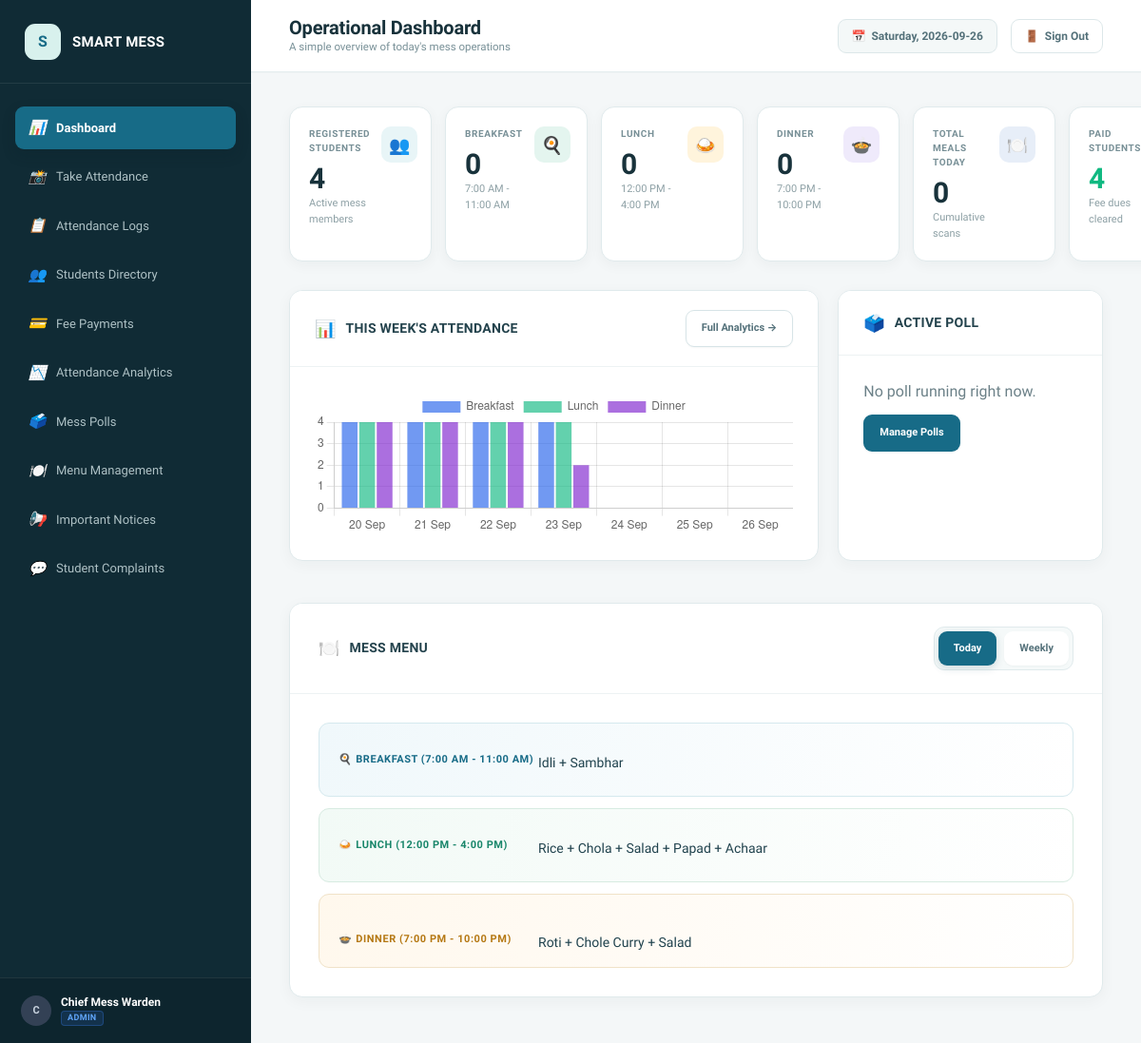
Screenshot of /admin/dashboard (signed in) with the database file from the repository.
### tables this page shows
CREATE TABLE menu (
        id INTEGER PRIMARY KEY AUTOINCREMENT,
        day_of_week TEXT NOT NULL,
        meal_type TEXT NOT NULL,
        items TEXT NOT NULL,
        special_notes TEXT,
        availability_status TEXT NOT NULL DEFAULT 'Available',
        updated_at TEXT NOT NULL,
        UNIQUE (day_of_week, meal_type)
    );

### app.py (the view, shortened to what this page needs)
@app.route("/admin/dashboard")
@admin_required
def admin_dashboard():
    conn = get_db_connection()
    cursor = conn.cursor()
    today_str = datetime.now().strftime("%Y-%m-%d")
    current_day = datetime.now().strftime("%A")
    menu_view = request.args.get("menu_view", "today")
    cursor.execute("SELECT COUNT(*) FROM students")
    total_students = cursor.fetchone()[0]
    cursor.execute("SELECT COUNT(*) FROM attendance WHERE date = ? AND meal = 'Breakfast'", (today_str,))
    today_breakfast = cursor.fetchone()[0]
    cursor.execute("SELECT COUNT(*) FROM attendance WHERE date = ? AND meal = 'Lunch'", (today_str,))
    today_lunch = cursor.fetchone()[0]
    cursor.execute("SELECT COUNT(*) FROM attendance WHERE date = ? AND meal = 'Dinner'", (today_str,))
    today_dinner = cursor.fetchone()[0]
    total_meals_today = today_breakfast + today_lunch + today_dinner
    cursor.execute("SELECT COUNT(*) FROM students WHERE payment_status = 'Paid'")
    paid_students = cursor.fetchone()[0]
    cursor.execute("SELECT COUNT(*) FROM students WHERE payment_status = 'Unpaid'")
    unpaid_students = cursor.fetchone()[0]
    cursor.execute("SELECT COUNT(*) FROM students WHERE payment_status = 'Pending'")
    pending_fee_students = cursor.fetchone()[0]
    cursor.execute("SELECT COUNT(*) FROM complaints WHERE status = 'Pending'")
    pending_complaints = cursor.fetchone()[0]
    cursor.execute("SELECT COUNT(*) FROM complaints WHERE status = 'In Progress'")
    in_progress_complaints = cursor.fetchone()[0]
    cursor.execute("SELECT COUNT(*) FROM complaints WHERE status = 'Resolved'")
    resolved_complaints = cursor.fetchone()[0]
    cursor.execute("SELECT id, title, content, priority, created_at FROM notices ORDER BY id DESC LIMIT 3")
    recent_notices = cursor.fetchall()
    days = ["Monday", "Tuesday", "Wednesday", "Thursday", "Friday", "Saturday", "Sunday"]
    weekly_menu = {}
    for day in days:
        cursor.execute("SELECT meal_type, items, special_notes, availability_status FROM menu WHERE day_of_week = ?", (day,))
        day_rows = cursor.fetchall()
        weekly_menu[day] = {row["meal_type"]: {"items": row["items"], "special_notes": row["special_notes"], "availability_status": row["availability_status"]} for row in day_rows}
    cursor.execute("SELECT meal_type, items, special_notes, availability_status FROM menu WHERE day_of_week = ?", (current_day,))
    today_menu_rows = cursor.fetchall()
    today_menu = {row["meal_type"]: {"items": row["items"], "special_notes": row["special_notes"], "availability_status": row["availability_status"]} for row in today_menu_rows}
    weekly_chart = []
    for i in range(6, -1, -1):
        day_str = (datetime.now() - timedelta(days=i)).strftime("%Y-%m-%d")
        day_label = (datetime.now() - timedelta(days=i)).strftime("%d %b")
        cursor.execute("SELECT COUNT(*) FROM attendance WHERE date = ? AND meal = 'Breakfast'", (day_str,))
        b = cursor.fetchone()[0]
        cursor.execute("SELECT COUNT(*) FROM attendance WHERE date = ? AND meal = 'Lunch'", (day_str,))
        l = cursor.fetchone()[0]
        cursor.execute("SELECT COUNT(*) FROM attendance WHERE date = ? AND meal = 'Dinner'", (day_str,))
        d = cursor.fetchone()[0]
        weekly_chart.append({"label": day_label, "breakfast": b, "lunch": l, "dinner": d})
    now_str = datetime.now().strftime("%Y-%m-%dT%H:%M")
    cursor.execute("""
    SELECT * FROM polls WHERE start_time <= ? AND end_time >= ? ORDER BY id DESC LIMIT 1
    """, (now_str, now_str))
    active_poll_row = cursor.fetchone()
    active_poll = None
    conn.close()
    return render_template(
        "admin/dashboard.html",
        total_students=total_students,
        today_breakfast=today_breakfast,
        today_lunch=today_lunch,
        today_dinner=today_dinner,
        total_meals_today=total_meals_today,
        paid_students=paid_students,
        unpaid_students=unpaid_students,
        pending_fee_students=pending_fee_students,
        pending_complaints=pending_complaints,
        in_progress_complaints=in_progress_complaints,
        resolved_complaints=resolved_complaints,
        today_menu=today_menu,
        weekly_menu=weekly_menu,
        recent_notices=recent_notices,
        menu_view=menu_view,
        days=days,
        current_day=current_day,
        weekly_chart=weekly_chart,
        active_poll=active_poll
    )

### app.py (called while the page is built)
def admin_required(f):
    @wraps(f)
    def decorated_function(*args, **kwargs):
        if "user_role" not in session or session["user_role"] != "admin":
            flash("Admin access required. Please log in as an administrator.", "warning")
            return redirect(url_for("login"))
        return f(*args, **kwargs)
    return decorated_function

@app.context_processor
def inject_global_vars():
    now = datetime.now()
    return {
        "current_year": now.year,
        "current_date": now.strftime("%Y-%m-%d"),
        "current_day": now.strftime("%A"),
        "user_role": session.get("user_role"),
        "user_name": session.get("user_name"),
        "user_id": session.get("user_id"),
        "student_id": session.get("student_id")
    }

### database.py (called while the page is built)
def get_db_connection():
    conn = sqlite3.connect(DB_PATH)
    conn.row_factory = sqlite3.Row
    conn.execute("PRAGMA foreign_keys = ON;")
    return conn

### templates/admin/dashboard.html (shortened to what this page needs)
{% extends "base.html" %}
{% block page_title %}Operational Dashboard{% endblock %}
{% block page_subtitle %}A simple overview of today's mess operations{% endblock %}
{% block content %}
<div class="metrics-grid">
  <div class="metric-card">
    <div class="metric-info">
      <h3>Registered Students</h3>
      <div class="metric-number">{{ total_students }}</div>
      <div class="metric-sub">Active mess members</div>
    </div>
    <div class="metric-icon icon-blue">👥</div>
  </div>
  <div class="metric-card">
    <div class="metric-info">
      <h3>Breakfast</h3>
      <div class="metric-number">{{ today_breakfast }}</div>
      <div class="metric-sub">7:00 AM - 11:00 AM</div>
    </div>
    <div class="metric-icon icon-emerald">🍳</div>
  </div>
  <div class="metric-card">
    <div class="metric-info">
      <h3>Lunch</h3>
      <div class="metric-number">{{ today_lunch }}</div>
      <div class="metric-sub">12:00 PM - 4:00 PM</div>
    </div>
    <div class="metric-icon icon-amber">🍛</div>
  </div>
  <div class="metric-card">
    <div class="metric-info">
      <h3>Dinner</h3>
      <div class="metric-number">{{ today_dinner }}</div>
      <div class="metric-sub">7:00 PM - 10:00 PM</div>
    </div>
    <div class="metric-icon icon-purple">🍲</div>
  </div>
  <div class="metric-card">
    <div class="metric-info">
      <h3>Total Meals Today</h3>
      <div class="metric-number">{{ total_meals_today }}</div>
      <div class="metric-sub">Cumulative scans</div>
    </div>
    <div class="metric-icon icon-indigo">🍽️</div>
  </div>
  <div class="metric-card">
    <div class="metric-info">
      <h3>Paid Students</h3>
      <div class="metric-number" style="color: var(--success);">{{ paid_students }}</div>
      <div class="metric-sub">Fee dues cleared</div>
    </div>
  </div>
</div>
<div style="display: grid; grid-template-columns: 2fr 1fr; gap: 20px; margin-bottom: 20px; align-items: stretch;">
  <div class="card">
    <div class="card-header">
      <div class="card-title">
        <span>📊</span>
        <h3>This Week's Attendance</h3>
      </div>
      <a href="{{ url_for('admin_analytics') }}" class="btn btn-secondary btn-sm">Full Analytics →</a>
    </div>
    <div class="card-body">
      <canvas id="dashWeeklyChart" height="90"></canvas>
    </div>
  </div>
  <div class="card">
    <div class="card-header">
      <div class="card-title">
        <span>🗳️</span>
        <h3>Active Poll</h3>
      </div>
    </div>
    <div class="card-body">
      {% if active_poll %}
        <p style="font-weight: 600; margin-bottom: 10px;">{{ active_poll.question }}</p>
        <div style="display:flex; gap: 16px; margin-bottom: 10px;">
          <div><span style="color: var(--success); font-size: 20px; font-weight: 700;">{{ active_poll.yes_count }}</span> <span style="color: var(--text-muted); font-size: 12px;">Yes</span></div>
          <div><span style="color: var(--danger); font-size: 20px; font-weight: 700;">{{ active_poll.no_count }}</span> <span style="color: var(--text-muted); font-size: 12px;">No</span></div>
        </div>
        <p style="color: var(--text-muted); font-size: 12px;">Ends: {{ active_poll.end_time.replace('T', ' ') }}</p>
      {% else %}
        <p style="color: var(--text-muted); margin-bottom: 12px;">No poll running right now.</p>
      {% endif %}
      <a href="{{ url_for('admin_polls') }}" class="btn btn-primary btn-sm">Manage Polls</a>
    </div>
  </div>
</div>
<div class="dashboard-menu card">
    <div class="card-header">
      <div class="card-title">
        <span>🍽️</span>
        <h3>Mess Menu</h3>
      </div>
      <div style="display:flex; gap:8px;">
        <a href="{{ url_for('admin_dashboard', menu_view='today') }}" class="btn btn-secondary btn-sm {% if menu_view == 'today' %}active{% endif %}">Today</a>
        <a href="{{ url_for('admin_dashboard', menu_view='weekly') }}" class="btn btn-secondary btn-sm {% if menu_view == 'weekly' %}active{% endif %}">Weekly</a>
      </div>
    </div>
    <div class="card-body">
      {% if menu_view == 'weekly' %}
        <div class="weekly-menu-grid">
          {% for day in days %}
            <section class="weekly-day-card">
              <div class="weekly-day-heading">
                <span class="weekly-day-dot"></span>
                <h4>{{ day }}</h4>
              </div>
              <div class="weekly-meals">
            {% for meal_name in ['Breakfast', 'Lunch', 'Dinner'] %}
              {% set meal_info = weekly_menu.get(day, {}).get(meal_name, {}) %}
              <div class="weekly-meal weekly-meal-{{ meal_name | lower }}">
                <span class="weekly-meal-icon">{% if meal_name == 'Breakfast' %}🍳{% elif meal_name == 'Lunch' %}🍛{% else %}🍲{% endif %}</span>
                <div class="weekly-meal-content">
                  <span class="weekly-meal-name">{{ meal_name }}</span>
                  <span class="weekly-meal-items {% if meal_info.get('availability_status') == 'Not Available' %}meal-unavailable{% endif %}">
                    {% if meal_info.get('availability_status') == 'Not Available' %}Not available{% else %}{{ meal_info.get('items', 'Not configured') }}{% endif %}
                  </span>
                  {% if meal_info.get('availability_status') == 'Special Menu' %}<span class="meal-status-inline status-special">Special Menu</span>{% endif %}
                </div>
              </div>
            {% endfor %}
              </div>
            </section>
          {% endfor %}
        </div>
      {% else %}
        <div class="meal-slot">
          <div class="meal-slot-label"><span>🍳</span> Breakfast (7:00 AM - 11:00 AM) </div>
          <div class="meal-slot-items ">{% if today_menu.get('Breakfast', {}).get('availability_status') == 'Not Available' %}Not available{% else %}{{ today_menu.get('Breakfast', {}).get('items', 'Not configured') }}{% endif %}</div>
        </div>
        <div class="meal-slot">
          <div class="meal-slot-label"><span>🍛</span> Lunch (12:00 PM - 4:00 PM) </div>
          <div class="meal-slot-items ">{% if today_menu.get('Lunch', {}).get('availability_status') == 'Not Available' %}Not available{% else %}{{ today_menu.get('Lunch', {}).get('items', 'Not configured') }}{% endif %}</div>
        </div>
        <div class="meal-slot">
          <div class="meal-slot-label"><span>🍲</span> Dinner (7:00 PM - 10:00 PM) </div>
          <div class="meal-slot-items ">{% if today_menu.get('Dinner', {}).get('availability_status') == 'Not Available' %}Not available{% else %}{{ today_menu.get('Dinner', {}).get('items', 'Not configured') }}{% endif %}</div>
        </div>
      {% endif %}
    </div>
</div>
{% endblock %}
{% block extra_scripts %}
<script>
  const weeklyChartData = {{ weekly_chart | tojson }};
  const labels = weeklyChartData.map(d => d.label);
  new Chart(document.getElementById('dashWeeklyChart').getContext('2d'), {
    type: 'bar',
    data: {
      labels: labels,
      datasets: [
        { label: 'Breakfast', data: weeklyChartData.map(d => d.breakfast), backgroundColor: 'rgba(37, 99, 235, 0.65)' },
        { label: 'Lunch', data: weeklyChartData.map(d => d.lunch), backgroundColor: 'rgba(16, 185, 129, 0.65)' },
        { label: 'Dinner', data: weeklyChartData.map(d => d.dinner), backgroundColor: 'rgba(126, 34, 206, 0.65)' }
      ]
    },
    options: {
      responsive: true,
      plugins: { legend: { position: 'top' } },
      scales: { y: { beginAtZero: true } }
    }
  });
</script>
{% endblock %}

### rows the page displays
menu: get "Idli + Sambhar"
menu: get "Rice + Chola + Salad + Papad + Achaar"
menu: get "Roti + Chole Curry + Salad"

### other values shown
{{ (user_name[0] if user_name else 'U') | upper }} "C"
{{ user_name or 'User' }} "Chief Mess Warden"
{{ total_students }} "4"
{{ today_breakfast }} "0"
{{ today_lunch }} "0"
{{ today_dinner }} "0"
{{ total_meals_today }} "0"
{{ paid_students }} "4"
